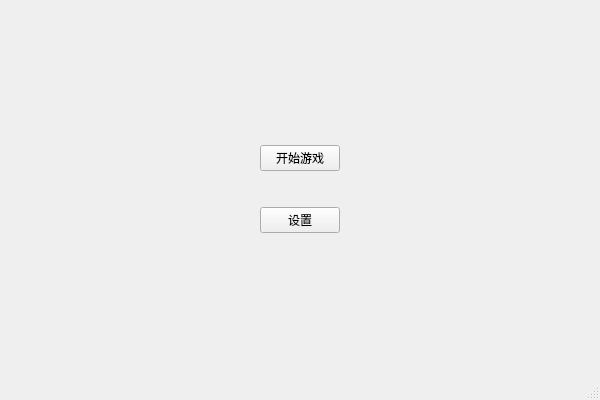
<?xml version="1.0" encoding="UTF-8"?>
<ui version="4.0">
 <class>MainWindow</class>
 <widget class="QMainWindow" name="MainWindow">
  <property name="geometry">
   <rect>
    <x>0</x>
    <y>0</y>
    <width>600</width>
    <height>400</height>
   </rect>
  </property>
  <property name="sizePolicy">
   <sizepolicy hsizetype="Minimum" vsizetype="Minimum">
    <horstretch>0</horstretch>
    <verstretch>0</verstretch>
   </sizepolicy>
  </property>
  <property name="minimumSize">
   <size>
    <width>600</width>
    <height>400</height>
   </size>
  </property>
  <property name="windowTitle">
   <string>Funcatching</string>
  </property>
  <widget class="QWidget" name="centralWidget">
   <layout class="QGridLayout" name="gridLayout">
    <item row="1" column="2">
     <spacer name="horizontalSpacer_2">
      <property name="orientation">
       <enum>Qt::Horizontal</enum>
      </property>
      <property name="sizeHint" stdset="0">
       <size>
        <width>40</width>
        <height>20</height>
       </size>
      </property>
     </spacer>
    </item>
    <item row="0" column="1">
     <spacer name="verticalSpacer_2">
      <property name="orientation">
       <enum>Qt::Vertical</enum>
      </property>
      <property name="sizeHint" stdset="0">
       <size>
        <width>20</width>
        <height>40</height>
       </size>
      </property>
     </spacer>
    </item>
    <item row="1" column="0">
     <spacer name="horizontalSpacer">
      <property name="orientation">
       <enum>Qt::Horizontal</enum>
      </property>
      <property name="sizeHint" stdset="0">
       <size>
        <width>40</width>
        <height>20</height>
       </size>
      </property>
     </spacer>
    </item>
    <item row="2" column="1">
     <spacer name="verticalSpacer">
      <property name="orientation">
       <enum>Qt::Vertical</enum>
      </property>
      <property name="sizeHint" stdset="0">
       <size>
        <width>20</width>
        <height>40</height>
       </size>
      </property>
     </spacer>
    </item>
    <item row="1" column="1">
     <layout class="QVBoxLayout" name="verticalLayout">
      <item>
       <widget class="QPushButton" name="startGame">
        <property name="sizePolicy">
         <sizepolicy hsizetype="Minimum" vsizetype="Fixed">
          <horstretch>0</horstretch>
          <verstretch>0</verstretch>
         </sizepolicy>
        </property>
        <property name="focusPolicy">
         <enum>Qt::NoFocus</enum>
        </property>
        <property name="styleSheet">
         <string notr="true"/>
        </property>
        <property name="text">
         <string>开始游戏</string>
        </property>
       </widget>
      </item>
      <item>
       <spacer name="verticalSpacer_3">
        <property name="orientation">
         <enum>Qt::Vertical</enum>
        </property>
        <property name="sizeType">
         <enum>QSizePolicy::Fixed</enum>
        </property>
        <property name="sizeHint" stdset="0">
         <size>
          <width>20</width>
          <height>30</height>
         </size>
        </property>
       </spacer>
      </item>
      <item>
       <widget class="QPushButton" name="settings">
        <property name="sizePolicy">
         <sizepolicy hsizetype="Minimum" vsizetype="Fixed">
          <horstretch>0</horstretch>
          <verstretch>0</verstretch>
         </sizepolicy>
        </property>
        <property name="focusPolicy">
         <enum>Qt::NoFocus</enum>
        </property>
        <property name="text">
         <string>设置</string>
        </property>
       </widget>
      </item>
     </layout>
    </item>
   </layout>
  </widget>
  <widget class="QStatusBar" name="statusBar"/>
 </widget>
 <layoutdefault spacing="6" margin="11"/>
 <resources/>
 <connections/>
</ui>
